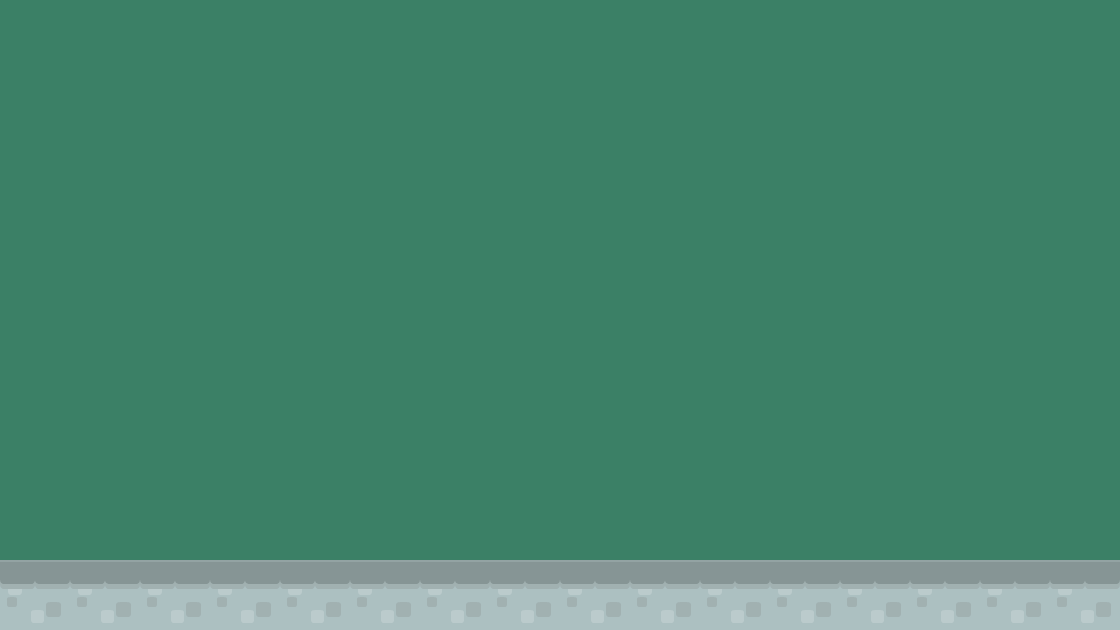

Below is a game level as drawn by its tile map, then a one-line description and the .tmx that defines it (tile-layer data replaced by summaries):
An orthogonal 16x9 tile map with 70x70 px tiles, 2 tile layers (background1, collision), 2 tilesets and 2 objects (PlayerBase, EnemyBase).

<map version="1.0" orientation="orthogonal" renderorder="right-down" width="16" height="9" tilewidth="70" tileheight="70" backgroundcolor="#3b8066">
 <tileset firstgid="1" name="background-tiles" tilewidth="70" tileheight="70">
  <image source="../img/background-tiles.png" width="910" height="910" />
 </tileset>
 <tileset firstgid="170" name="meta-tiles" tilewidth="70" tileheight="70">
  <image source="../img/meta-tiles.png" width="350" height="70" />
  <tile id="1">
   <properties>
    <property name="type" value="lslope" />
   </properties>
  </tile>
  <tile id="3">
   <properties>
    <property name="type" value="rslope" />
   </properties>
  </tile>
  <tile id="4">
   <properties>
    <property name="type" value="solid" />
   </properties>
  </tile>
 </tileset>
 <layer name="background1" width="16" height="9">
  <data>[144 cells, 16 non-empty, 1 distinct tile ids]</data>
 </layer>
 <layer name="collision" width="16" height="9" opacity="0">
  <data>[144 cells, 16 non-empty, 1 distinct tile ids]</data>
 </layer>
 <objectgroup name="Bases" opacity="0">
  <object name="PlayerBase" x="212" y="420" width="66" height="140" />
  <object name="EnemyBase" x="782" y="418" width="70" height="140" />
 </objectgroup>
</map>
